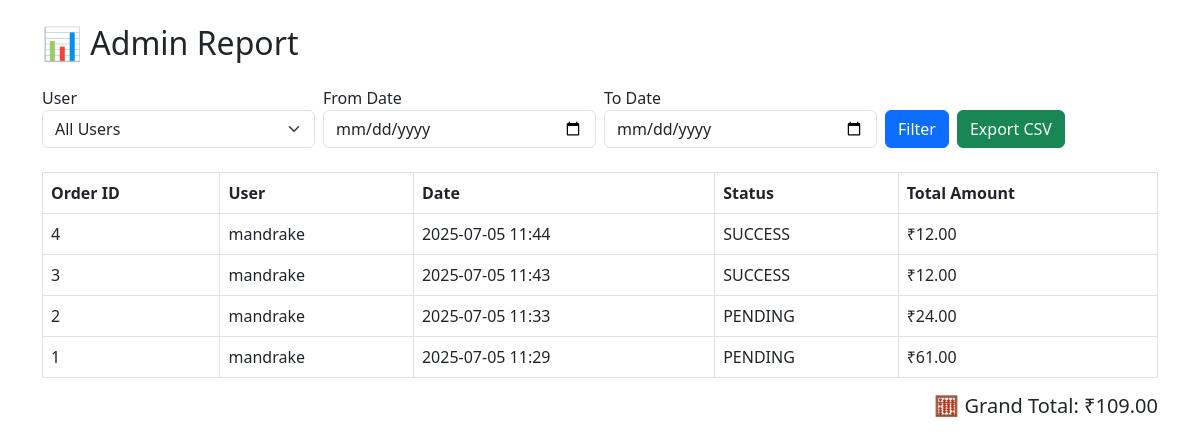
/reports/ (signed in), run on an earlier commit of the app's database.
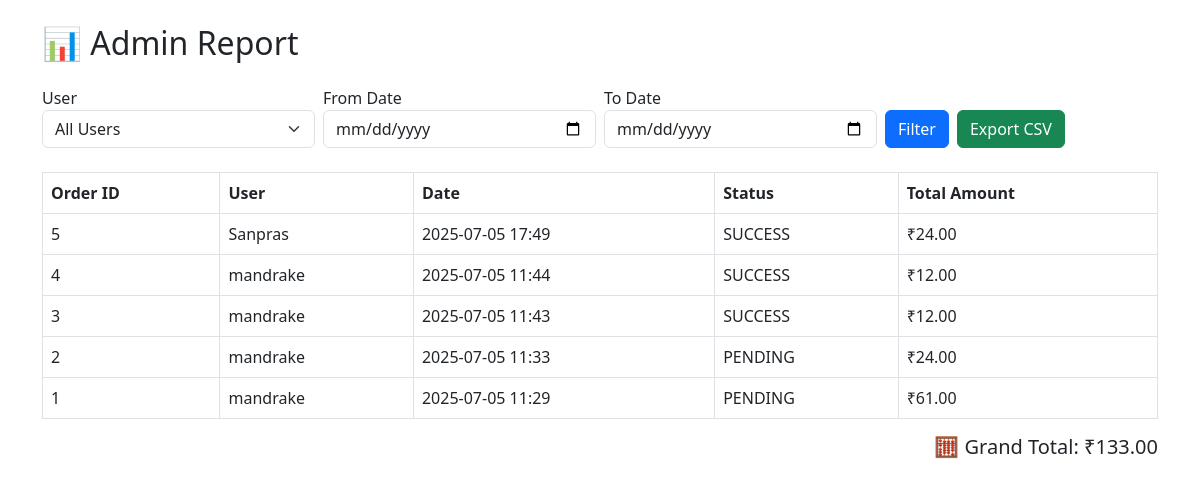
And on a later commit of the database.
### food/models.py (models this page shows, shortened)
class Order(models.Model):
    sr_no = models.PositiveIntegerField(unique=True, blank=True, null=True)
    user = models.ForeignKey(User, on_delete=models.CASCADE)
    ordered_at = models.DateTimeField(auto_now_add=True)
    status = models.CharField(max_length=20, default='PENDING')
    @property
    def total_amount(self):
        return sum(item.total_price for item in self.order_items.all())

class OrderItem(models.Model):
    order = models.ForeignKey(Order, related_name='order_items', on_delete=models.CASCADE)
    item = models.ForeignKey(Item, on_delete=models.CASCADE)
    quantity = models.PositiveIntegerField(default=1)
    price_at_order = models.DecimalField(max_digits=8, decimal_places=2)  # snapshot
    @property
    def total_price(self):
        return self.price_at_order * self.quantity

### food/views.py (the view, shortened to what this page needs)
# urls.py: path('reports/', views.report_view, name='reports'),
@user_passes_test(is_admin)
def report_view(request):
    users = User.objects.all()
    orders = Order.objects.select_related('user').all()
    selected_user = None
    from_date = request.GET.get('from_date')
    to_date = request.GET.get('to_date')
    selected_user_id = request.GET.get('user')
    export_csv = request.GET.get('export') == 'csv'
    if selected_user_id:
        selected_user = User.objects.filter(id=selected_user_id).first()
        orders = orders.filter(user=selected_user)
    if from_date:
        orders = orders.filter(ordered_at__date__gte=from_date)
    if to_date:
        orders = orders.filter(ordered_at__date__lte=to_date)
    orders = orders.order_by('-ordered_at')
    total_amount = sum(order.total_amount for order in orders)
    context = {
        'orders': orders,
        'users': users,
        'selected_user_id': int(selected_user.id) if selected_user else '',
        'from_date': from_date,
        'to_date': to_date,
        'total_amount': total_amount,
    }
    return render(request, 'report.html', context)

### food/views.py (called while the page is built)
def is_admin(user):
    return user.is_authenticated and user.is_staff

### food/templates/report.html (shortened to what this page needs)
<!DOCTYPE html>
<html>
<head>
  <link href="https://cdn.jsdelivr.net/npm/bootstrap@5.3.0/dist/css/bootstrap.min.css" rel="stylesheet">
</head>
<body class="container mt-4">
  <h2 class="mb-4">📊 Admin Report</h2>
  <form method="get" class="row g-2 mb-4">
    <div class="col-md-3">
      <label>User</label>
      <select name="user" class="form-select">
        <option value="">All Users</option>
      </select>
    </div>
    <div class="col-md-3">
      <label>From Date</label>
      <input type="date" name="from_date" class="form-control" value="{{ from_date }}">
    </div>
    <div class="col-md-3">
      <label>To Date</label>
      <input type="date" name="to_date" class="form-control" value="{{ to_date }}">
    </div>
    <div class="col-md-3 d-flex align-items-end">
      <button type="submit" class="btn btn-primary me-2">Filter</button>
      <a href="?{% if selected_user_id %}user={{ selected_user_id }}&{% endif %}{% if from_date %}from_date={{ from_date }}&{% endif %}{% if to_date %}to_date={{ to_date }}&{% endif %}export=csv" class="btn btn-success">Export CSV</a>
    </div>
  </form>
  {% if orders %}
    <table class="table table-bordered">
      <thead>
        <tr>
          <th>Order ID</th>
          <th>User</th>
          <th>Date</th>
          <th>Status</th>
          <th>Total Amount</th>
        </tr>
      </thead>
      <tbody>
        {% for order in orders %}
        <tr>
          <td>{{ order.sr_no }}</td>
          <td>{{ order.user.username }}</td>
          <td>{{ order.ordered_at|date:"Y-m-d H:i" }}</td>
          <td>{{ order.status }}</td>
          <td>₹{{ order.total_amount }}</td>
        </tr>
        {% endfor %}
      </tbody>
    </table>
    <h5 class="text-end">🧮 Grand Total: ₹{{ total_amount }}</h5>
  {% else %}
    <p>No orders found for the selected filters.</p>
  {% endif %}
</body>
</html>

What changed in the data, as far as the page shows it:
added Order: sr_no "5", user.username "Sanpras", ordered_at "2025-07-05 17:49", status "SUCCESS", total_amount "24.00"
Also different on the page:
{{ total_amount }}: "109.00" → "133.00"
